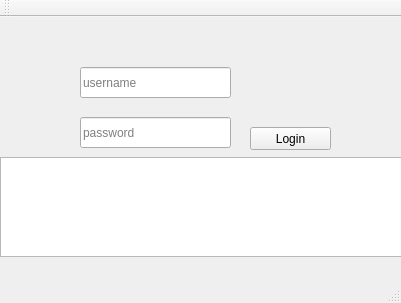
<?xml version="1.0" encoding="UTF-8"?>
<ui version="4.0">
 <class>loginWindow</class>
 <widget class="QMainWindow" name="loginWindow">
  <property name="enabled">
   <bool>true</bool>
  </property>
  <property name="geometry">
   <rect>
    <x>0</x>
    <y>0</y>
    <width>401</width>
    <height>303</height>
   </rect>
  </property>
  <property name="sizePolicy">
   <sizepolicy hsizetype="Fixed" vsizetype="Fixed">
    <horstretch>0</horstretch>
    <verstretch>0</verstretch>
   </sizepolicy>
  </property>
  <property name="sizeIncrement">
   <size>
    <width>0</width>
    <height>0</height>
   </size>
  </property>
  <property name="windowTitle">
   <string>loginWindow</string>
  </property>
  <property name="windowIcon">
   <iconset>
    <normaloff>../build-credential-manager-Desktop-Release/icon.png</normaloff>../build-credential-manager-Desktop-Release/icon.png</iconset>
  </property>
  <property name="autoFillBackground">
   <bool>false</bool>
  </property>
  <widget class="QWidget" name="centralWidget">
   <widget class="QPushButton" name="loginButton">
    <property name="geometry">
     <rect>
      <x>250</x>
      <y>110</y>
      <width>81</width>
      <height>23</height>
     </rect>
    </property>
    <property name="text">
     <string>Login</string>
    </property>
   </widget>
   <widget class="QLineEdit" name="username">
    <property name="geometry">
     <rect>
      <x>80</x>
      <y>50</y>
      <width>151</width>
      <height>31</height>
     </rect>
    </property>
    <property name="whatsThis">
     <string/>
    </property>
    <property name="placeholderText">
     <string>username</string>
    </property>
   </widget>
   <widget class="QTextBrowser" name="messageBox">
    <property name="geometry">
     <rect>
      <x>0</x>
      <y>140</y>
      <width>410</width>
      <height>100</height>
     </rect>
    </property>
    <property name="sizePolicy">
     <sizepolicy hsizetype="Expanding" vsizetype="Expanding">
      <horstretch>1</horstretch>
      <verstretch>1</verstretch>
     </sizepolicy>
    </property>
   </widget>
   <widget class="QLineEdit" name="password">
    <property name="geometry">
     <rect>
      <x>80</x>
      <y>100</y>
      <width>151</width>
      <height>31</height>
     </rect>
    </property>
    <property name="sizePolicy">
     <sizepolicy hsizetype="Expanding" vsizetype="Fixed">
      <horstretch>0</horstretch>
      <verstretch>0</verstretch>
     </sizepolicy>
    </property>
    <property name="inputMask">
     <string/>
    </property>
    <property name="placeholderText">
     <string>password</string>
    </property>
   </widget>
  </widget>
  <widget class="QMenuBar" name="menuBar">
   <property name="geometry">
    <rect>
     <x>0</x>
     <y>0</y>
     <width>401</width>
     <height>21</height>
    </rect>
   </property>
  </widget>
  <widget class="QToolBar" name="mainToolBar">
   <attribute name="toolBarArea">
    <enum>TopToolBarArea</enum>
   </attribute>
   <attribute name="toolBarBreak">
    <bool>false</bool>
   </attribute>
  </widget>
  <widget class="QStatusBar" name="statusBar"/>
 </widget>
 <layoutdefault spacing="6" margin="11"/>
 <resources/>
 <connections/>
</ui>
